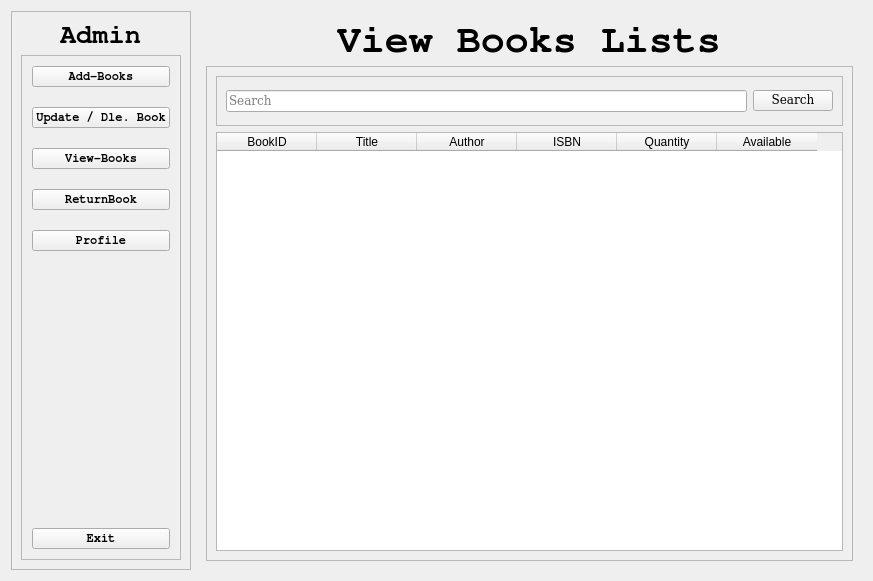
<?xml version="1.0" encoding="UTF-8"?>
<ui version="4.0">
 <class>Admin</class>
 <widget class="QWidget" name="Admin">
  <property name="geometry">
   <rect>
    <x>0</x>
    <y>0</y>
    <width>873</width>
    <height>581</height>
   </rect>
  </property>
  <property name="font">
   <font>
    <family>DejaVu Math TeX Gyre</family>
   </font>
  </property>
  <property name="windowTitle">
   <string>Form</string>
  </property>
  <layout class="QHBoxLayout" name="horizontalLayout">
   <item>
    <widget class="QFrame" name="frame_2">
     <property name="frameShape">
      <enum>QFrame::StyledPanel</enum>
     </property>
     <property name="frameShadow">
      <enum>QFrame::Raised</enum>
     </property>
     <layout class="QVBoxLayout" name="verticalLayout">
      <item alignment="Qt::AlignHCenter|Qt::AlignTop">
       <widget class="QLabel" name="label_2">
        <property name="font">
         <font>
          <family>FreeMono</family>
          <pointsize>20</pointsize>
          <bold>true</bold>
         </font>
        </property>
        <property name="text">
         <string>Admin</string>
        </property>
       </widget>
      </item>
      <item>
       <widget class="QFrame" name="frame_3">
        <property name="sizePolicy">
         <sizepolicy hsizetype="Preferred" vsizetype="Expanding">
          <horstretch>0</horstretch>
          <verstretch>0</verstretch>
         </sizepolicy>
        </property>
        <property name="font">
         <font>
          <family>FreeMono</family>
          <bold>true</bold>
         </font>
        </property>
        <property name="frameShape">
         <enum>QFrame::StyledPanel</enum>
        </property>
        <property name="frameShadow">
         <enum>QFrame::Raised</enum>
        </property>
        <layout class="QVBoxLayout" name="verticalLayout_3">
         <property name="spacing">
          <number>20</number>
         </property>
         <property name="leftMargin">
          <number>10</number>
         </property>
         <property name="topMargin">
          <number>10</number>
         </property>
         <property name="rightMargin">
          <number>10</number>
         </property>
         <property name="bottomMargin">
          <number>10</number>
         </property>
         <item>
          <widget class="QPushButton" name="AddBook">
           <property name="text">
            <string>Add-Books</string>
           </property>
          </widget>
         </item>
         <item>
          <widget class="QPushButton" name="Update_Delete">
           <property name="text">
            <string>Update / Dle. Book</string>
           </property>
          </widget>
         </item>
         <item>
          <widget class="QPushButton" name="ViewpushButton">
           <property name="text">
            <string>View-Books</string>
           </property>
          </widget>
         </item>
         <item>
          <widget class="QPushButton" name="ReturnpushButton">
           <property name="text">
            <string>ReturnBook</string>
           </property>
          </widget>
         </item>
         <item>
          <widget class="QPushButton" name="ProfilepushButton">
           <property name="text">
            <string>Profile</string>
           </property>
          </widget>
         </item>
         <item>
          <spacer name="verticalSpacer">
           <property name="orientation">
            <enum>Qt::Vertical</enum>
           </property>
           <property name="sizeHint" stdset="0">
            <size>
             <width>20</width>
             <height>40</height>
            </size>
           </property>
          </spacer>
         </item>
         <item>
          <widget class="QPushButton" name="aExit">
           <property name="text">
            <string>Exit</string>
           </property>
          </widget>
         </item>
        </layout>
       </widget>
      </item>
     </layout>
    </widget>
   </item>
   <item>
    <widget class="QStackedWidget" name="stackedWidget">
     <property name="currentIndex">
      <number>0</number>
     </property>
     <widget class="QWidget" name="ViewBookS">
      <layout class="QVBoxLayout" name="verticalLayout_2">
       <item alignment="Qt::AlignHCenter|Qt::AlignTop">
        <widget class="QLabel" name="label">
         <property name="font">
          <font>
           <family>FreeMono</family>
           <pointsize>30</pointsize>
           <bold>true</bold>
          </font>
         </property>
         <property name="text">
          <string>View Books Lists</string>
         </property>
        </widget>
       </item>
       <item>
        <widget class="QFrame" name="frame">
         <property name="sizePolicy">
          <sizepolicy hsizetype="Expanding" vsizetype="Expanding">
           <horstretch>0</horstretch>
           <verstretch>0</verstretch>
          </sizepolicy>
         </property>
         <property name="frameShape">
          <enum>QFrame::StyledPanel</enum>
         </property>
         <property name="frameShadow">
          <enum>QFrame::Raised</enum>
         </property>
         <layout class="QVBoxLayout" name="verticalLayout_12">
          <item>
           <widget class="QFrame" name="frame_21">
            <property name="minimumSize">
             <size>
              <width>0</width>
              <height>50</height>
             </size>
            </property>
            <property name="frameShape">
             <enum>QFrame::StyledPanel</enum>
            </property>
            <property name="frameShadow">
             <enum>QFrame::Raised</enum>
            </property>
            <layout class="QHBoxLayout" name="horizontalLayout_7">
             <item>
              <widget class="QLineEdit" name="SearchlineEdit">
               <property name="placeholderText">
                <string>Search</string>
               </property>
              </widget>
             </item>
             <item>
              <widget class="QPushButton" name="SearchPushButton">
               <property name="text">
                <string>Search</string>
               </property>
              </widget>
             </item>
            </layout>
           </widget>
          </item>
          <item>
           <widget class="QTableWidget" name="bookTable">
            <property name="sizePolicy">
             <sizepolicy hsizetype="MinimumExpanding" vsizetype="MinimumExpanding">
              <horstretch>0</horstretch>
              <verstretch>0</verstretch>
             </sizepolicy>
            </property>
            <property name="minimumSize">
             <size>
              <width>590</width>
              <height>0</height>
             </size>
            </property>
            <column>
             <property name="text">
              <string>BookID</string>
             </property>
            </column>
            <column>
             <property name="text">
              <string>Title</string>
             </property>
            </column>
            <column>
             <property name="text">
              <string>Author</string>
             </property>
            </column>
            <column>
             <property name="text">
              <string>ISBN</string>
             </property>
            </column>
            <column>
             <property name="text">
              <string>Quantity</string>
             </property>
            </column>
            <column>
             <property name="text">
              <string>Available</string>
             </property>
            </column>
           </widget>
          </item>
         </layout>
        </widget>
       </item>
      </layout>
     </widget>
     <widget class="QWidget" name="SearchBookS">
      <layout class="QVBoxLayout" name="verticalLayout_5">
       <item>
        <widget class="QFrame" name="frame_5">
         <property name="sizePolicy">
          <sizepolicy hsizetype="Expanding" vsizetype="Expanding">
           <horstretch>0</horstretch>
           <verstretch>0</verstretch>
          </sizepolicy>
         </property>
         <property name="frameShape">
          <enum>QFrame::StyledPanel</enum>
         </property>
         <property name="frameShadow">
          <enum>QFrame::Raised</enum>
         </property>
         <layout class="QGridLayout" name="gridLayout">
          <item row="0" column="0" alignment="Qt::AlignTop">
           <widget class="QFrame" name="frame_6">
            <property name="sizePolicy">
             <sizepolicy hsizetype="Preferred" vsizetype="Expanding">
              <horstretch>0</horstretch>
              <verstretch>0</verstretch>
             </sizepolicy>
            </property>
            <property name="frameShape">
             <enum>QFrame::StyledPanel</enum>
            </property>
            <property name="frameShadow">
             <enum>QFrame::Raised</enum>
            </property>
            <layout class="QVBoxLayout" name="verticalLayout_13">
             <item alignment="Qt::AlignHCenter|Qt::AlignTop">
              <widget class="QLabel" name="label_3">
               <property name="font">
                <font>
                 <family>FreeMono</family>
                 <pointsize>40</pointsize>
                 <bold>true</bold>
                </font>
               </property>
               <property name="text">
                <string>Update</string>
               </property>
              </widget>
             </item>
             <item>
              <widget class="QLineEdit" name="up_bookid">
               <property name="placeholderText">
                <string>Book-ID</string>
               </property>
              </widget>
             </item>
             <item>
              <widget class="QLineEdit" name="up_title">
               <property name="placeholderText">
                <string>Titel</string>
               </property>
              </widget>
             </item>
             <item>
              <widget class="QLineEdit" name="up_author">
               <property name="placeholderText">
                <string>Auther</string>
               </property>
              </widget>
             </item>
             <item>
              <widget class="QLineEdit" name="up_isbn">
               <property name="placeholderText">
                <string>ISBN</string>
               </property>
              </widget>
             </item>
             <item>
              <widget class="QLineEdit" name="up_quentity">
               <property name="placeholderText">
                <string>Quantity</string>
               </property>
              </widget>
             </item>
            </layout>
           </widget>
          </item>
          <item row="0" column="1" alignment="Qt::AlignTop">
           <widget class="QFrame" name="frame_22">
            <property name="sizePolicy">
             <sizepolicy hsizetype="Preferred" vsizetype="Expanding">
              <horstretch>0</horstretch>
              <verstretch>0</verstretch>
             </sizepolicy>
            </property>
            <property name="frameShape">
             <enum>QFrame::StyledPanel</enum>
            </property>
            <property name="frameShadow">
             <enum>QFrame::Raised</enum>
            </property>
            <layout class="QVBoxLayout" name="verticalLayout_14">
             <item>
              <widget class="QLabel" name="label_14">
               <property name="font">
                <font>
                 <family>FreeMono</family>
                 <pointsize>40</pointsize>
                 <bold>true</bold>
                </font>
               </property>
               <property name="text">
                <string>Delete</string>
               </property>
              </widget>
             </item>
             <item>
              <widget class="QLineEdit" name="del_title">
               <property name="text">
                <string/>
               </property>
               <property name="placeholderText">
                <string>Title</string>
               </property>
              </widget>
             </item>
             <item>
              <widget class="QLineEdit" name="del_auther">
               <property name="text">
                <string/>
               </property>
               <property name="placeholderText">
                <string>Author</string>
               </property>
              </widget>
             </item>
             <item>
              <widget class="QLineEdit" name="del_isbn">
               <property name="text">
                <string/>
               </property>
               <property name="placeholderText">
                <string>ISBN</string>
               </property>
              </widget>
             </item>
            </layout>
           </widget>
          </item>
          <item row="1" column="0" colspan="2">
           <widget class="QFrame" name="frame_23">
            <property name="minimumSize">
             <size>
              <width>0</width>
              <height>50</height>
             </size>
            </property>
            <property name="font">
             <font>
              <family>FreeMono</family>
              <pointsize>15</pointsize>
              <bold>true</bold>
             </font>
            </property>
            <property name="frameShape">
             <enum>QFrame::StyledPanel</enum>
            </property>
            <property name="frameShadow">
             <enum>QFrame::Raised</enum>
            </property>
            <layout class="QHBoxLayout" name="horizontalLayout_8">
             <item alignment="Qt::AlignHCenter|Qt::AlignVCenter">
              <widget class="QPushButton" name="pushButton">
               <property name="text">
                <string>Cancel</string>
               </property>
              </widget>
             </item>
             <item alignment="Qt::AlignHCenter|Qt::AlignVCenter">
              <widget class="QPushButton" name="upDate">
               <property name="text">
                <string>UpDate</string>
               </property>
              </widget>
             </item>
             <item alignment="Qt::AlignHCenter|Qt::AlignVCenter">
              <widget class="QPushButton" name="deLete">
               <property name="text">
                <string>Delete</string>
               </property>
              </widget>
             </item>
            </layout>
           </widget>
          </item>
         </layout>
        </widget>
       </item>
      </layout>
     </widget>
     <widget class="QWidget" name="ReturnBooks">
      <layout class="QVBoxLayout" name="verticalLayout_8">
       <item alignment="Qt::AlignHCenter|Qt::AlignTop">
        <widget class="QLabel" name="label_4">
         <property name="font">
          <font>
           <family>FreeMono</family>
           <pointsize>40</pointsize>
           <bold>true</bold>
          </font>
         </property>
         <property name="text">
          <string>Return Books</string>
         </property>
        </widget>
       </item>
       <item>
        <widget class="QFrame" name="frame_11">
         <property name="sizePolicy">
          <sizepolicy hsizetype="Expanding" vsizetype="Expanding">
           <horstretch>0</horstretch>
           <verstretch>0</verstretch>
          </sizepolicy>
         </property>
         <property name="frameShape">
          <enum>QFrame::StyledPanel</enum>
         </property>
         <property name="frameShadow">
          <enum>QFrame::Raised</enum>
         </property>
         <widget class="QFrame" name="frame_12">
          <property name="geometry">
           <rect>
            <x>10</x>
            <y>6</y>
            <width>590</width>
            <height>150</height>
           </rect>
          </property>
          <property name="sizePolicy">
           <sizepolicy hsizetype="Preferred" vsizetype="Preferred">
            <horstretch>0</horstretch>
            <verstretch>0</verstretch>
           </sizepolicy>
          </property>
          <property name="font">
           <font>
            <family>FreeMono</family>
            <pointsize>15</pointsize>
            <bold>true</bold>
           </font>
          </property>
          <property name="frameShape">
           <enum>QFrame::StyledPanel</enum>
          </property>
          <property name="frameShadow">
           <enum>QFrame::Raised</enum>
          </property>
          <layout class="QFormLayout" name="formLayout_4">
           <item row="0" column="0">
            <widget class="QLabel" name="label_30">
             <property name="text">
              <string>Book ID :</string>
             </property>
            </widget>
           </item>
           <item row="0" column="1">
            <widget class="QLineEdit" name="Re_bookid">
             <property name="placeholderText">
              <string>1001</string>
             </property>
            </widget>
           </item>
           <item row="1" column="0">
            <widget class="QLabel" name="label_9">
             <property name="text">
              <string>ID-CARD :</string>
             </property>
            </widget>
           </item>
           <item row="1" column="1">
            <widget class="QLineEdit" name="Re_id">
             <property name="placeholderText">
              <string>CE-2024-58</string>
             </property>
            </widget>
           </item>
          </layout>
         </widget>
         <widget class="QFrame" name="frame_13">
          <property name="geometry">
           <rect>
            <x>10</x>
            <y>162</y>
            <width>590</width>
            <height>112</height>
           </rect>
          </property>
          <property name="font">
           <font>
            <family>FreeMono</family>
            <pointsize>20</pointsize>
            <bold>true</bold>
           </font>
          </property>
          <property name="frameShape">
           <enum>QFrame::StyledPanel</enum>
          </property>
          <property name="frameShadow">
           <enum>QFrame::Raised</enum>
          </property>
          <layout class="QHBoxLayout" name="horizontalLayout_4">
           <item alignment="Qt::AlignHCenter">
            <widget class="QPushButton" name="pushButton_4">
             <property name="text">
              <string>Cancel</string>
             </property>
            </widget>
           </item>
           <item alignment="Qt::AlignHCenter">
            <widget class="QPushButton" name="pushButton_5">
             <property name="text">
              <string>Return</string>
             </property>
            </widget>
           </item>
          </layout>
         </widget>
         <widget class="QFrame" name="frame_14">
          <property name="geometry">
           <rect>
            <x>10</x>
            <y>280</y>
            <width>590</width>
            <height>112</height>
           </rect>
          </property>
          <property name="frameShape">
           <enum>QFrame::StyledPanel</enum>
          </property>
          <property name="frameShadow">
           <enum>QFrame::Raised</enum>
          </property>
          <widget class="QLabel" name="label_34">
           <property name="geometry">
            <rect>
             <x>10</x>
             <y>80</y>
             <width>441</width>
             <height>20</height>
            </rect>
           </property>
           <property name="text">
            <string>[+]Book-Status</string>
           </property>
          </widget>
         </widget>
        </widget>
       </item>
      </layout>
     </widget>
     <widget class="QWidget" name="ProfileS">
      <layout class="QVBoxLayout" name="verticalLayout_4">
       <item alignment="Qt::AlignHCenter|Qt::AlignTop">
        <widget class="QLabel" name="label_5">
         <property name="font">
          <font>
           <family>FreeMono</family>
           <pointsize>40</pointsize>
           <bold>true</bold>
          </font>
         </property>
         <property name="text">
          <string>Profile</string>
         </property>
        </widget>
       </item>
       <item>
        <widget class="QFrame" name="frame_4">
         <property name="sizePolicy">
          <sizepolicy hsizetype="Expanding" vsizetype="Expanding">
           <horstretch>0</horstretch>
           <verstretch>0</verstretch>
          </sizepolicy>
         </property>
         <property name="font">
          <font>
           <family>FreeMono</family>
           <pointsize>20</pointsize>
           <bold>true</bold>
          </font>
         </property>
         <property name="frameShape">
          <enum>QFrame::StyledPanel</enum>
         </property>
         <property name="frameShadow">
          <enum>QFrame::Raised</enum>
         </property>
         <layout class="QVBoxLayout" name="verticalLayout_7">
          <item>
           <widget class="QFrame" name="frame_8">
            <property name="frameShape">
             <enum>QFrame::StyledPanel</enum>
            </property>
            <property name="frameShadow">
             <enum>QFrame::Raised</enum>
            </property>
            <layout class="QHBoxLayout" name="horizontalLayout_2">
             <item>
              <widget class="QFrame" name="frame_9">
               <property name="minimumSize">
                <size>
                 <width>100</width>
                 <height>100</height>
                </size>
               </property>
               <property name="maximumSize">
                <size>
                 <width>200</width>
                 <height>200</height>
                </size>
               </property>
               <property name="styleSheet">
                <string notr="true">QFrame{border-image: url(:/image/vecteezy_male-and-female-symbol-human-profile-icon-or-people-icon_3543440.jpg);}</string>
               </property>
               <property name="frameShape">
                <enum>QFrame::StyledPanel</enum>
               </property>
               <property name="frameShadow">
                <enum>QFrame::Raised</enum>
               </property>
              </widget>
             </item>
            </layout>
           </widget>
          </item>
          <item>
           <widget class="QFrame" name="frame_7">
            <property name="frameShape">
             <enum>QFrame::StyledPanel</enum>
            </property>
            <property name="frameShadow">
             <enum>QFrame::Raised</enum>
            </property>
            <layout class="QFormLayout" name="formLayout">
             <item row="0" column="0">
              <widget class="QLabel" name="label_7">
               <property name="text">
                <string>NAME :</string>
               </property>
              </widget>
             </item>
             <item row="0" column="1">
              <widget class="QLabel" name="aName">
               <property name="text">
                <string>Subash Chandra Yadav</string>
               </property>
              </widget>
             </item>
             <item row="1" column="0">
              <widget class="QLabel" name="label_8">
               <property name="text">
                <string>ID-CARD :</string>
               </property>
              </widget>
             </item>
             <item row="1" column="1">
              <widget class="QLabel" name="aID">
               <property name="text">
                <string>CE-2024-58</string>
               </property>
              </widget>
             </item>
            </layout>
           </widget>
          </item>
         </layout>
        </widget>
       </item>
      </layout>
     </widget>
     <widget class="QWidget" name="page">
      <layout class="QVBoxLayout" name="verticalLayout_10">
       <item alignment="Qt::AlignHCenter|Qt::AlignTop">
        <widget class="QLabel" name="label_6">
         <property name="font">
          <font>
           <family>FreeMono</family>
           <pointsize>40</pointsize>
           <bold>true</bold>
          </font>
         </property>
         <property name="text">
          <string>ADD BooKs</string>
         </property>
        </widget>
       </item>
       <item>
        <widget class="QFrame" name="frame_17">
         <property name="sizePolicy">
          <sizepolicy hsizetype="Expanding" vsizetype="Expanding">
           <horstretch>0</horstretch>
           <verstretch>0</verstretch>
          </sizepolicy>
         </property>
         <property name="frameShape">
          <enum>QFrame::StyledPanel</enum>
         </property>
         <property name="frameShadow">
          <enum>QFrame::Raised</enum>
         </property>
         <layout class="QVBoxLayout" name="verticalLayout_11">
          <item>
           <widget class="QFrame" name="frame_18">
            <property name="sizePolicy">
             <sizepolicy hsizetype="Expanding" vsizetype="Preferred">
              <horstretch>0</horstretch>
              <verstretch>0</verstretch>
             </sizepolicy>
            </property>
            <property name="font">
             <font>
              <family>FreeMono</family>
              <pointsize>15</pointsize>
              <bold>true</bold>
             </font>
            </property>
            <property name="frameShape">
             <enum>QFrame::StyledPanel</enum>
            </property>
            <property name="frameShadow">
             <enum>QFrame::Raised</enum>
            </property>
            <layout class="QFormLayout" name="formLayout_5">
             <item row="0" column="0">
              <widget class="QLabel" name="label_35">
               <property name="text">
                <string>Title :</string>
               </property>
              </widget>
             </item>
             <item row="0" column="1">
              <widget class="QLineEdit" name="titleInput">
               <property name="text">
                <string/>
               </property>
               <property name="placeholderText">
                <string>Ramayan</string>
               </property>
              </widget>
             </item>
             <item row="1" column="0">
              <widget class="QLabel" name="label_36">
               <property name="text">
                <string>Author:</string>
               </property>
              </widget>
             </item>
             <item row="1" column="1">
              <widget class="QLineEdit" name="authorInput">
               <property name="placeholderText">
                <string>98765432-01</string>
               </property>
              </widget>
             </item>
             <item row="2" column="0">
              <widget class="QLabel" name="label_12">
               <property name="text">
                <string>ISBN :</string>
               </property>
              </widget>
             </item>
             <item row="2" column="1">
              <widget class="QLineEdit" name="isbnInput">
               <property name="placeholderText">
                <string>98765432-10</string>
               </property>
              </widget>
             </item>
             <item row="3" column="0">
              <widget class="QLabel" name="label_13">
               <property name="text">
                <string>Quantity :</string>
               </property>
              </widget>
             </item>
             <item row="3" column="1">
              <widget class="QLineEdit" name="quantityInput">
               <property name="placeholderText">
                <string>10</string>
               </property>
              </widget>
             </item>
            </layout>
           </widget>
          </item>
          <item>
           <widget class="QFrame" name="frame_19">
            <property name="font">
             <font>
              <family>FreeMono</family>
              <pointsize>20</pointsize>
              <bold>true</bold>
             </font>
            </property>
            <property name="frameShape">
             <enum>QFrame::StyledPanel</enum>
            </property>
            <property name="frameShadow">
             <enum>QFrame::Raised</enum>
            </property>
            <layout class="QHBoxLayout" name="horizontalLayout_6">
             <item alignment="Qt::AlignHCenter">
              <widget class="QPushButton" name="pushButton_6">
               <property name="text">
                <string>Cancel</string>
               </property>
              </widget>
             </item>
             <item alignment="Qt::AlignHCenter">
              <widget class="QPushButton" name="addBook">
               <property name="text">
                <string>Add's</string>
               </property>
              </widget>
             </item>
            </layout>
           </widget>
          </item>
          <item>
           <widget class="QFrame" name="frame_20">
            <property name="frameShape">
             <enum>QFrame::StyledPanel</enum>
            </property>
            <property name="frameShadow">
             <enum>QFrame::Raised</enum>
            </property>
            <widget class="QLabel" name="label_37">
             <property name="geometry">
              <rect>
               <x>10</x>
               <y>80</y>
               <width>441</width>
               <height>20</height>
              </rect>
             </property>
             <property name="text">
              <string>[+]Book-Status</string>
             </property>
            </widget>
           </widget>
          </item>
         </layout>
        </widget>
       </item>
      </layout>
     </widget>
    </widget>
   </item>
  </layout>
 </widget>
 <resources/>
 <connections/>
</ui>
